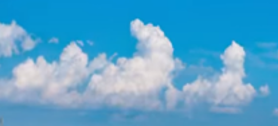
#> input picture GetCloudModel/inputImage/image5.png, 278 x 126 px
$ python main.py
#> lines starting #> are read from the running program, lines starting #| are printed output that depends on the picture
from PIL import Image
def process_cloud_image(image_path, output_path):
#> called with image_path = './inputImage/image5.png', output_path = './outputImage/image5.png'
    with Image.open(image_path) as img:
#> img is the input picture: PIL image 278x126 RGBA; mean R, G, B, A 89, 163.8, 204, 255
        img = img.convert("RGBA")
        pixels = img.load()
        for i in range(img.width):
            for j in range(img.height):
                r, g, b, a = pixels[i, j]
                if is_cloud_pixel(r, g, b):
                    pixels[i, j] = (r, g, b, 255)
                else:
                    pixels[i, j] = (r, g, b, 0)
        img.save(output_path)
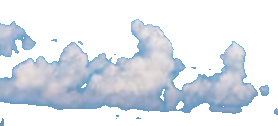
#> saved as image5.png: PIL image 278x126 RGBA; mean R, G, B, A 89, 163.8, 204, 101.2; transparent parts drawn white

def is_cloud_pixel(r, g, b):
    return r > 100 and g > 100 and b > 100

process_cloud_image('./inputImage/image5.png', './outputImage/image5.png')

$ run again, with GetCloudModel/inputImage/image2.png copied over GetCloudModel/inputImage/image5.png
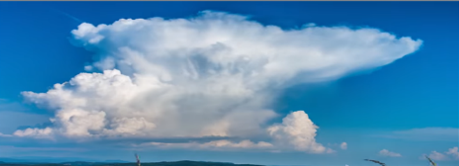
#> input picture GetCloudModel/inputImage/image2.png, 459 x 166 px
#> in process_cloud_image, img is the input picture: PIL image 459x166 RGBA; mean R, G, B, A 87.5, 142.5, 181.6, 255
#> in process_cloud_image, `img.save(output_path)`:
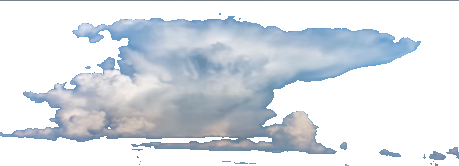
#> saved as image5.png: PIL image 459x166 RGBA; mean R, G, B, A 87.5, 142.5, 181.6, 110.8; transparent parts drawn white

$ run again, with GetCloudModel/inputImage/image4.png copied over GetCloudModel/inputImage/image5.png
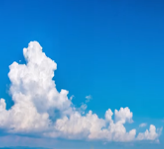
#> input picture GetCloudModel/inputImage/image4.png, 164 x 149 px
#> in process_cloud_image, img is the input picture: PIL image 164x149 RGBA; mean R, G, B, A 63.7, 146.8, 205.7, 255
#> in process_cloud_image, `img.save(output_path)`:
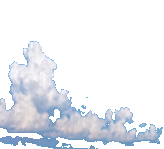
#> saved as image5.png: PIL image 164x149 RGBA; mean R, G, B, A 63.7, 146.8, 205.7, 76.1; transparent parts drawn white
